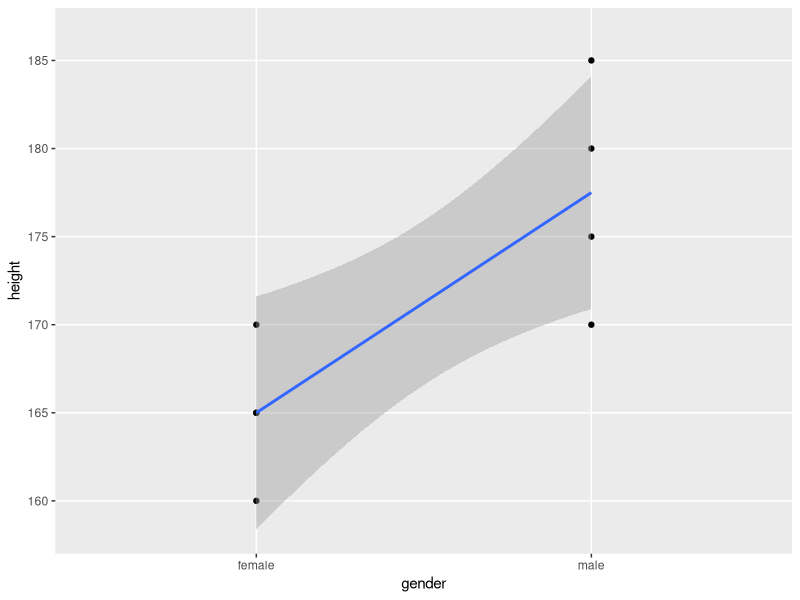
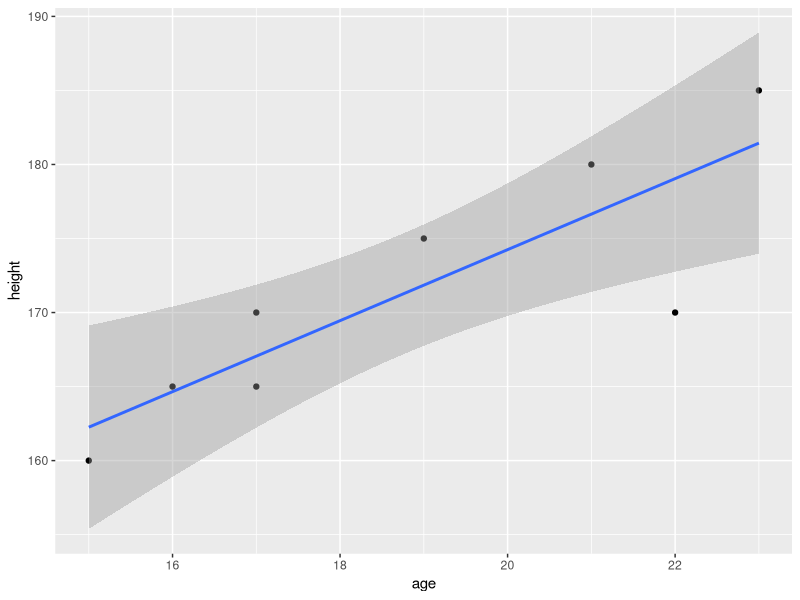
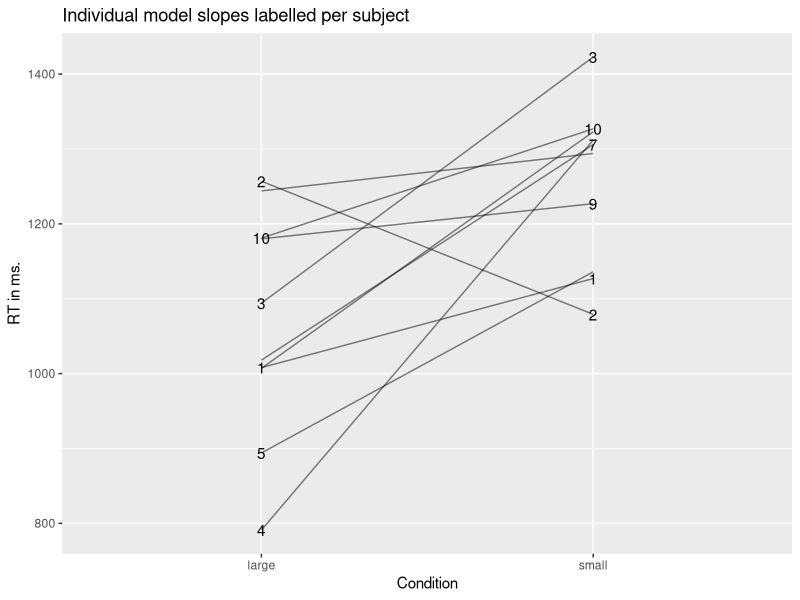
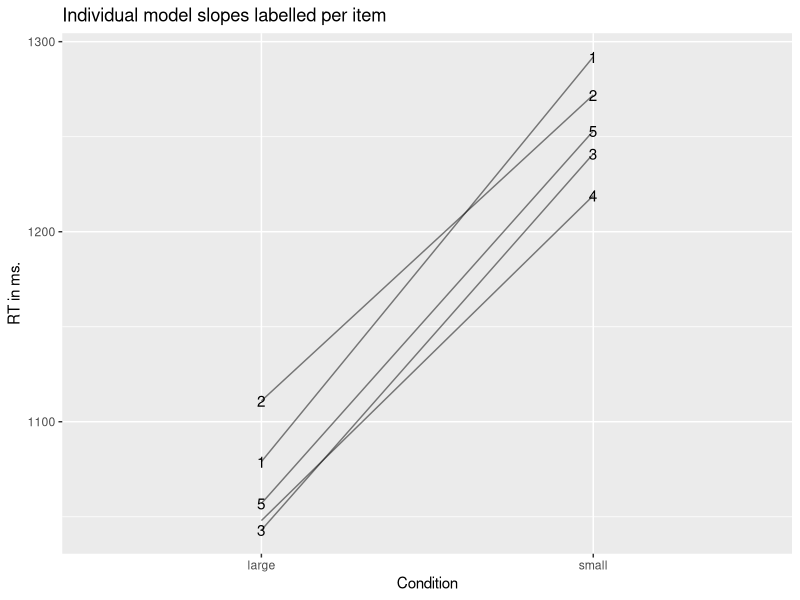
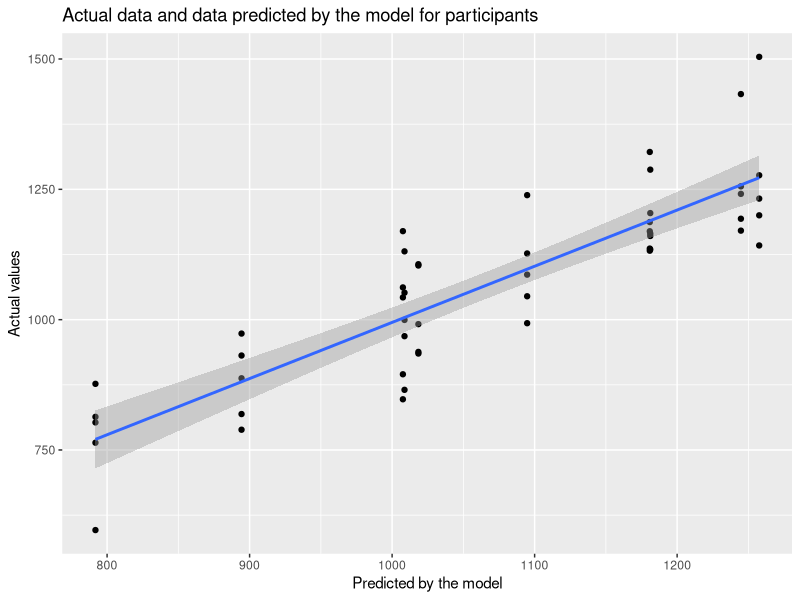
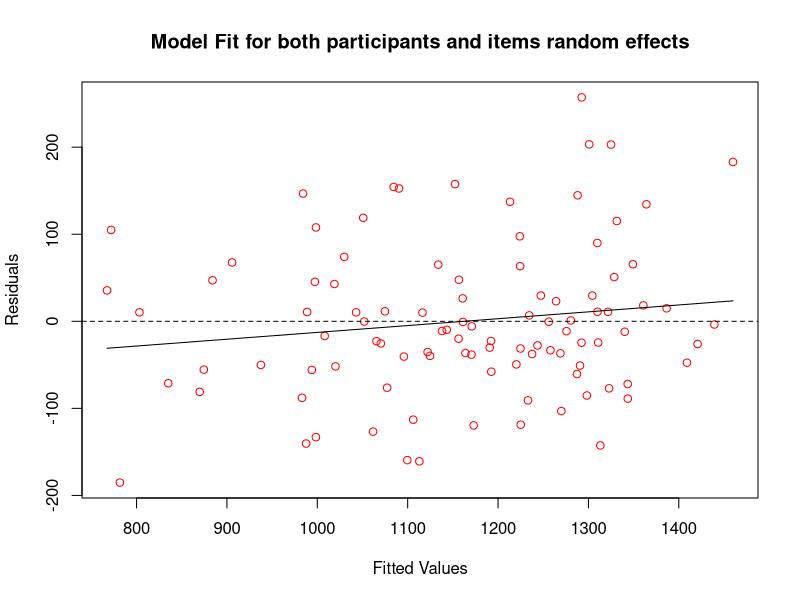
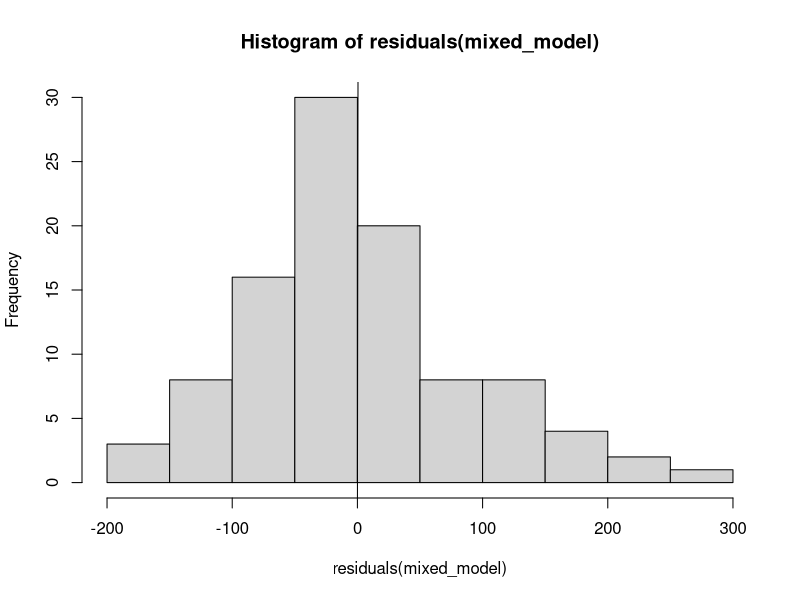
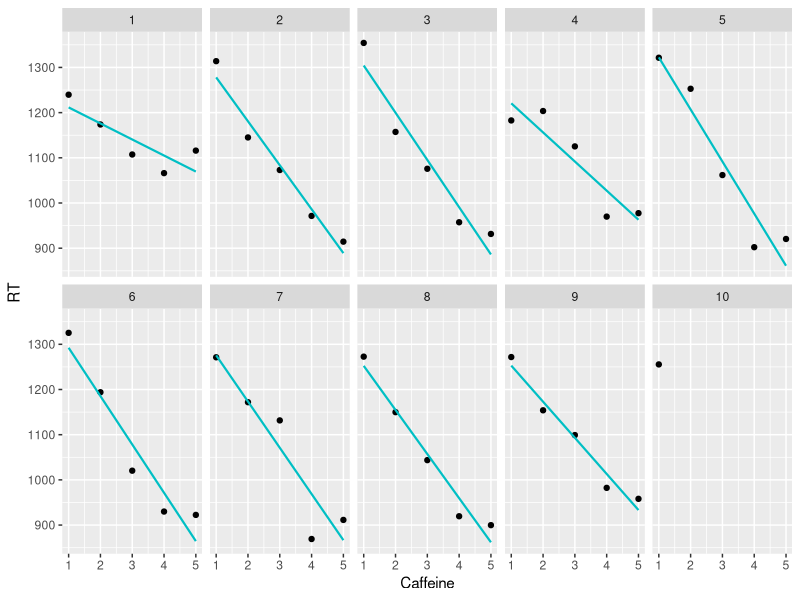

Reproduce these figures in R, in order. (Note: this script raises an error after producing the figures.)
library(lme4) # needed for linear mixed models
library(lmerTest) # gives us p-values for parameters in linear mixed models 
library(emmeans) # allows us to run pairwise comparisons/contrsasts
library(tidyverse) # load the tidyverse packages
library(ordinal) # needed for CLMM - cumulative link mixed models for ordinal data

# NOTE- NEED TO UPDATE AS SOME LMMS SINGULAR FIT (OVER PARAMETERISED)

# Linear model
subject <- seq(1:8)
gender <- c(rep("male",4), rep("female",4))
height <- c(170, 180, 175, 185, 160, 170, 165, 165)

genderheightdata <- as.tibble(cbind(subject, gender, height))

genderheightdata$gender <- as.factor(genderheightdata$gender)

genderheightdata

ourmodel <- lm(height ~ gender, data = genderheightdata)
summary(ourmodel)

ggplot(genderheightdata, aes(x = gender, y = height, group = 1)) + 
  geom_point() +
  geom_smooth(method = "lm")

age <- c(22, 21, 19, 23, 15, 17, 16, 17)

ageheightdata <- as.tibble(cbind(subject, age, height))

ageheightdata

ourmodel <- lm(height ~ age, data = ageheightdata)
summary(ourmodel)

ggplot(ageheightdata, aes(x = age, y = height)) + 
  geom_point() +
  geom_smooth(method = "lm")

# Start of random slopes and intercepts simulation ####
subject <- rep(1:10, each = 10)
condition <- rep(c("large", "small"), 50)
item <- rep(rep(1:5), 20)

data <- arrange(as.tibble(cbind(subject, condition, item)), -desc(condition))
data <- arrange(data, desc(item))

set.seed(1234)
rt <- c(rnorm(10, 800, 100), rnorm(10, 1000, 100),
        rnorm(10, 800, 100), rnorm(10, 1000, 100),
        rnorm(10, 800, 100), rnorm(10, 1000, 100),
        rnorm(10, 800, 100), rnorm(10, 1000, 100),
        rnorm(10, 800, 100), rnorm(10, 1000, 100))

fulldata <- arrange(cbind(data, rt), -desc(subject))

set.seed(1)
baseline <- c(rep(runif(1, 0, 500), 5),
              rep(runif(1, 0, 500), 5),
              rep(runif(1, 0, 500), 5),
              rep(runif(1, 0, 500), 5),
              rep(runif(1, 0, 500), 5),
              rep(runif(1, 0, 500), 5),
              rep(runif(1, 0, 500), 5),
              rep(runif(1, 0, 500), 5),
              rep(runif(1, 0, 500), 5),
              rep(runif(1, 0, 500), 5),
              rep(runif(1, 0, 500), 5),
              rep(runif(1, 0, 500), 5),
              rep(runif(1, 0, 500), 5),
              rep(runif(1, 0, 500), 5),
              rep(runif(1, 0, 500), 5),
              rep(runif(1, 0, 500), 5),
              rep(runif(1, 0, 500), 5),
              rep(runif(1, 0, 500), 5),
              rep(runif(1, 0, 500), 5),
              rep(runif(1, 0, 500), 5))

fulldata <- fulldata %>% arrange(subject, desc(condition))

fulldata$rt <- fulldata$rt + baseline 

mixed_model <- lmer(rt ~ condition + (1 | subject) + (1 | item), data = fulldata)
summary(mixed_model)

mixed_model_null <- lmer(rt ~ (1 | subject) + (1 | item), data = fulldata)
summary(mixed_model_null)

anova(mixed_model, mixed_model_null)

coef(mixed_model)

mixed_model <- lmer(rt ~ condition + (1 + condition | subject) + (1 + condition | item), data = fulldata)
summary(mixed_model)

mixed_model_null <- lmer(rt ~ (1 + condition | subject) + (1 + condition | item), data = fulldata)
summary(mixed_model_null)

anova(mixed_model, mixed_model_null)

coef(mixed_model)

# Plot intercepts and slopes ####
# First by subjects ####
intercepts <- coef(mixed_model)$subject[1]
slopes <- coef(mixed_model)$subject[2]

large <- unlist(intercepts, recursive = TRUE, use.names = F)
small <- unlist(intercepts, recursive = TRUE, use.names = F) + 
  unlist(slopes, recursive = TRUE, use.names = F)
rt <- c(large, small)
condition <- c(rep("large", 10), rep("small", 10))

subject <- c(1, 10, 2, 3, 4, 5, 6, 7, 8, 9, 1, 10, 2, 3, 4, 5, 6, 7, 8, 9)

data <- arrange(as.tibble(cbind(subject, condition, rt)), -desc(subject))

data$rt <- as.integer(data$rt)
data$condition <- as.factor(data$condition)
data$subject <- as.factor(data$subject)

data %>% group_by(condition) %>% summarise(mean(as.integer(rt)))

ggplot(data, aes (x = condition, y = rt, group = subject, label = subject)) + 
  geom_line(alpha = .5) +
  geom_text(check_overlap = T) +
  labs(x = "Condition", y = "RT in ms.", title = "Individual model slopes labelled per subject")

# Now by items ####
intercepts <- coef(mixed_model)$item[1]
slopes <- coef(mixed_model)$item[2]

large <- unlist(intercepts, recursive = TRUE, use.names = F)
small <- unlist(intercepts, recursive = TRUE, use.names = F) + 
  unlist(slopes, recursive = TRUE, use.names = F)
rt <- c(large, small)
condition <- c(rep("large", 5), rep("small", 5))

item <- c(1:5, 1:5)

data <- arrange(as.tibble(cbind(item, condition, rt)), -desc(item))

data$rt <- as.integer(data$rt)
data$condition <- as.factor(data$condition)
data$item <- as.factor(data$item)

data %>% group_by(condition) %>% summarise(mean(as.integer(rt)))

ggplot(data, aes (x = condition, y = rt, group = item, label = item)) + 
  geom_line(alpha = .5) +
  geom_text(check_overlap = T) +
  labs(x = "Condition", y = "RT in ms.", title = "Individual model slopes labelled per item")

# Comparing model subject intercept and slopes to the actual data
intercepts <- coef(mixed_model)$subject[1]
slopes <- coef(mixed_model)$subject[2]
model_estimates <- as.tibble(cbind(intercepts, slopes))
model_estimates$subject <- c(1, 10, 2, 3, 4, 5, 6, 7, 8, 9)
colnames(model_estimates) <- c("estimated_large", "estimated_small", "subject")

model_estimates <- transmute(model_estimates, subject = as.character(subject), 
                             estimated_large, estimated_small = estimated_large + 
                               estimated_small)

# reshaping the actual data 
agg_data <- spread(fulldata, key = "condition", value = "rt")

# bring together the model estimates with the actual data
together <- full_join(model_estimates, agg_data, by = "subject")

# plot the actual data against the data predicted by the model
together %>% 
  ggplot(aes(x = estimated_large, y = large)) + 
  geom_point() +
  geom_smooth(method = "lm") +
  labs(x = "Predicted by the model", y = "Actual values", 
       title = "Actual data and data predicted by the model for participants")

# Checking fit of residuals against fitted values
plot(fitted(mixed_model), residuals(mixed_model), 
     xlab = "Fitted Values", ylab = "Residuals", 
     main = "Model Fit for both participants and items random effects",
     col = "red")
abline(h = 0, lty = 2)
lines(smooth.spline(fitted(mixed_model), residuals(mixed_model)))

# Checking out the residuals
hist(residuals(mixed_model))
qqline(residuals(mixed_model))

# Illustration of partial pooling ####
# Inspired bt Tristan Mahr’s worked example: 
# https://www.tjmahr.com/plotting-partial-pooling-in-mixed-effects-models/

subject <- rep(1:10, each = 5)
caffeine <- rep(rep(1:5), 10)

data <- arrange(as.tibble(cbind(subject, caffeine)), caffeine)

set.seed(1234)
rt <- c(rnorm(10, 1300, 50),
        rnorm(10, 1200, 55),
        rnorm(10, 1100, 55),
        rnorm(10, 1000, 60),
        rnorm(10, 1000, 80))

data_all <- arrange(cbind(data, rt), subject)

data_all[subject == 10 & caffeine != 1,]$rt <- NA

ggplot(data_all, aes (x = caffeine, y = rt)) + 
  geom_point() +
  geom_smooth(data = data_all, method = "lm", se = FALSE, colour = "#00BFC4", size = .75, linetype = 1) +
  facet_wrap(subject, nrow = 2) +
  labs(x = "Caffeine", y = "RT") + 
  theme(legend.position = "top")

no_pooling <- as.tibble(lmList(rt ~ caffeine | subject, data_all) %>% 
                          coef() %>% 
                          # Subject IDs are stored as row-names. Make them an explicit column
                          rownames_to_column("subject") %>% 
                          rename(Intercept = `(Intercept)`, Slope = caffeine) %>% 
                          add_column(Model = "No pooling"))

no_pooling$subject <- as.integer(no_pooling$subject)

model_pooled <- lm(rt ~ caffeine, data_all) 

# Repeat the intercept and slope terms for each participant
pooled <- data_frame(
  Model = "Complete pooling",
  subject = as.integer(unique(data_all$subject)),
  Intercept = coef(model_pooled)[1], 
  Slope = coef(model_pooled)[2])

# Join the raw data so we can use plot the points and the lines.
models <- bind_rows(pooled, no_pooling) %>% 
  left_join(data_all, by = "subject")

models$subject <- as.factor(models$subject)

p_model_comparison <- ggplot(models) + 
  aes(x = caffeine, y = rt) + 
  geom_abline(aes(intercept = Intercept, slope = Slope, color = Model),
              size = .75) + 
  geom_point() +
  facet_wrap(~ subject, nrow = 2) +
  labs(x = "Caffeine", y = "RT") + 
  theme(legend.position = "top")

p_model_comparison

m <- lmer(rt ~ 1 + caffeine + (1 + caffeine | subject), data_all)

partial_pooling <- coef(m)[["subject"]] %>% 
  as_tibble() %>% 
  rownames_to_column("subject") %>% 
  rename(Intercept = `(Intercept)`, Slope = caffeine) %>% 
  add_column(Model = "Partial pooling")

partial_pooling$subject <- as.integer(partial_pooling$subject)

df_models <- bind_rows(pooled, no_pooling, partial_pooling) %>% 
  left_join(data_all, by = "subject")

# Replace the data-set of the last plot
p_model_comparison %+% df_models

# Linear mixed model (LMM) for 1-factor (repeated measures) with three levels ####
DV <- read_csv("DV_1factor.csv", 
                       col_types = cols(Condition = col_factor(levels = c("Neutral", 
                                                                          "Positive", "Negative"))))
DV$Condition <- relevel(DV$Condition, ref = 3)

ggplot(DV, aes(x = Condition, y = Gaze, colour = Condition)) + 
  geom_boxplot() + 
  guides(colour = FALSE)

ggplot(DV, aes(x = Condition, y = Gaze, colour = Condition)) + 
  geom_violin() + 
  geom_jitter(width = .1, alpha = .5) + 
  stat_summary(fun.data = "mean_cl_boot", colour = "black") + 
  guides(colour = FALSE)

model.null <- lmer(Gaze ~ (1 + Condition | Subject) + (1 + Condition|Item), 
                   data = DV, REML = TRUE)

model.full <- lmer(Gaze ~ Condition + (1 + Condition | Subject) + (1 + Condition | Item), 
                   data = DV, REML = TRUE)

anova(model.null, model.full)
summary(model.full)

# GLMM for binomial data - 1-factor with(repeated measures) with 3 levels 
RO <- read_csv("RO.csv", col_types = cols(Condition = col_factor(levels = c("Neutral", 
                                                                            "Positive", "Negative"))))

data_agg <- RO %>% 
  group_by(Condition) %>% 
  summarise(mean=mean(DV), sd=sd(DV))

ggplot(data_agg, aes(x = Condition, y = mean, fill = Condition)) + 
  geom_col() +
  guides(fill = FALSE)

model.full <- glmer(DV ~ Condition + (1 + Condition | Subject) +
                      (1 + Condition | Item), data = RO, family = binomial)

model.interceptonly <- glmer(DV ~ Condition + (1 | Subject) + (1 | Item), 
                             data = RO, family = binomial)

model.null <- glmer(DV ~ (1 | Subject) + (1 | Item), data = RO, family = binomial)

anova(model.interceptonly, model.null)

# LMM for 2x2 repeated measures factorial design ####
DV <- read_csv("DV.csv")

DV$Sentence <- as.factor(DV$Sentence)
DV$Context <- as.factor(DV$Context)

# Set up contrast coding
contrasts(DV$Sentence) <- matrix(c(.5, -.5))
contrasts(DV$Context) <- matrix(c(.5, -.5))

# Visualise
ggplot(DV, aes(x = Context:Sentence, y = RT, colour = Context:Sentence)) + 
  geom_violin() + 
  geom_jitter(width = .1, alpha = .1) + 
  stat_summary(fun.data = "mean_cl_boot", colour="black") + 
  guides(colour = FALSE)

data_agg <- DV %>% 
  group_by(Context, Sentence) %>% 
  summarise_at("RT", funs(mean, sd), na.rm=TRUE)

data_agg$SE <- data_agg$sd/sqrt(60)

# Not used
# ggplot(data_agg, aes(x=Context:Sentence, y=mean, fill=Context:Sentence)) + geom_col() + 
#  geom_errorbar(aes(ymin=mean-SE, ymax=mean+SE, width=.5)) + guides(fill=FALSE)

ggplot(data_agg, aes(x = Context, y = mean, group = Sentence, colour = Sentence)) + 
  geom_line() + 
  geom_point() + 
  ylim(1200,1800) + 
  labs(title = "Plot of RT by Condition with SE bars", y = "Mean RT (ms.)") +
  geom_errorbar(aes(ymin = mean - SE, ymax = mean + SE, width = .1)) + 

model.full <- lmer(RT ~ Context * Sentence + (1 + Context * Sentence | Subject) + 
                    (1 + Context * Sentence | Item), data = DV, REML = TRUE)

model.null <- lmer(RT ~ (1 + Context * Sentence | Subject) + 
                     (1 + Context * Sentence | Item), data = DV, REML = TRUE)

anova(model.full, model.null)
summary(model.full)

emmeans(model.full, pairwise ~ Context * Sentence, adjust="none")

# CLMM for ordinal data ####
Main <- read_csv("Main.csv")

Main$Subject <- as.factor(Main$Subject)
Main$Image <- as.factor(Main$Image)
Main$SportType <- as.factor(Main$SportType)
Main$VideoCondition <- as.factor(Main$VideoCondition)

# VideoCondition 2=congruent, 3=Incongruent, 4=neutral
Main$VideoCondition <- recode(Main$VideoCondition, 
                               "2"="Congruent", "3"="Incongruent", "4"="Neutral")

Main %>%
  ggplot(aes(x = VideoCondition, y = ratings, colour = VideoCondition)) +
  geom_violin() +
  geom_jitter(width = .1, alpha = .2) +
  stat_summary(fun.data = "mean_cl_boot", colour = "black") +
  guides(colour = FALSE) +
  labs( x = "Condition", y = "Rating", title = "Rating Scores by Condition")

# Set up model - first need to set our DV as an ordered factor
Main$ratings <- as.ordered(Main$ratings)
model.clm.null <- clmm(ratings ~ 1 + (1 + VideoCondition|Subject) + 
                         (1 + VideoCondition|SportType) + 
                         (1 + VideoCondition|Image), data = Main)

model.clm4 <- clmm(ratings ~ VideoCondition + (1 + VideoCondition|Subject) + 
                     (1 + VideoCondition|SportType) + 
                     (1 + VideoCondition|Image), data = Main)

anova(model.clm.null, model.clm4)

emmeans(model.clm4, pairwise ~ VideoCondition, adjust = "none")

# Build and examine normality of residuals with data untransformed
model.full <- lmer(RT ~ Context * Sentence + (1 + Context + Sentence | Subject) + 
                     (1 + Context + Sentence | Item), data = DV, REML = TRUE)

# checking residuals at the model level
qqnorm(residuals(model.full))
qqline(residuals(model.full))
summary(model.full)

# checking residuals at the random effects level
r_int <- lme4::ranef(model.full)$Subject$`(Intercept)`
qqnorm(r_int)
qqline(r_int)

r_slope <- lme4::ranef(model.full)$Subject$Context1
qqnorm(r_slope)
qqline(r_slope)

r_slope <- lme4::ranef(model.full)$Subject$Sentence1
qqnorm(r_slope)
qqline(r_slope)

# Build and examine normality of residuals with data log transformed 
model.full <- lmer(log(RT) ~ Context * Sentence + (1 + Context * Sentence | Subject) + 
                     (1 + Context * Sentence | Item), data = DV, REML = TRUE)

qqnorm(residuals(model.full))
qqline(residuals(model.full))
summary(model.full)

# Build and examine normality of residuals with GLMM under the Gamma distribution - 
# simplified random effects structure needed to converge
model.full <- glmer(RT ~ Context * Sentence + (1 + Context | Subject) + 
                      (1 + Context | Item), data = DV, family = Gamma)

qqnorm(residuals(model.full))
summary(model.full)
